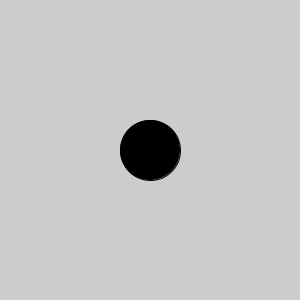
Frame 1 (no input)
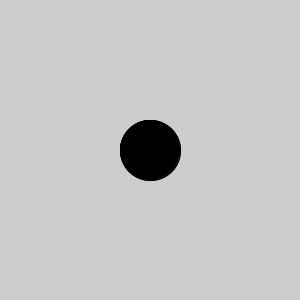
Frame 2 (the mouse pressed at the canvas centre, redrawn once)

The Processing sketch that drew these frames (run headless with seeded random() and noise(); the mouse was pressed at the canvas centre and the sketch redrawn once):

// Processing sketch: ReadingAssignment02Ex3CarolineYau
// ── ReadingAssignment02Ex3CarolineYau.pde
//Caroline Yau
//Reading Assignment 2

//Exercise #3
void setup(){
  size(300, 300);
  fill(0);
  noLoop();
}

void draw(){
  ellipse(width/2, height/2, 60, 60);
}
